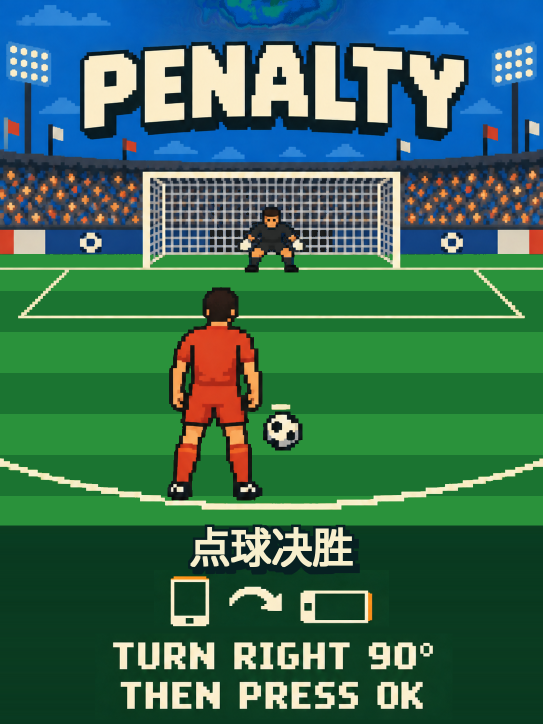
#> input picture assets/images/penalty/cover-source.png, 1086 x 1448 px (shown at 1/2 size)
$ python convert-penalty-cover.py
#> lines starting #> are read from the running program, lines starting #| are printed output that depends on the picture
#!/usr/bin/env python3
"""Build the approved cover into native RGB565 C data (Pillow required only here)."""
from pathlib import Path
from PIL import Image

ROOT = Path(__file__).resolve().parents[1]
ASSETS = ROOT / 'assets/images/penalty'


def main():
    source = Image.open(ASSETS / 'cover-source.png').convert('RGB')
#> source is the input picture: PIL image 1086x1448 RGB; mean R, G, B 57.7, 109.3, 86.8
    if source.width * 4 != source.height * 3:
        raise ValueError('Cover source must have the approved 3:4 aspect ratio')
    # Deterministic asset conversion, not runtime scaling/decoding.
    cover = source.resize((240, 320), Image.Resampling.NEAREST)
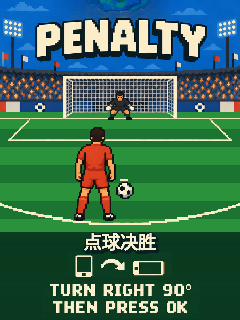
#> cover: PIL image 240x320 RGB; mean R, G, B 57.7, 109.2, 86.8
    cover.save(ASSETS / 'cover-240x320.png')
    rgb = cover.tobytes()
    pixels = [(r >> 3) << 11 | (g >> 2) << 5 | b >> 3
              for r, g, b in zip(rgb[0::3], rgb[1::3], rgb[2::3])]
#> pixels = 76800 items
    rows = [', '.join(f'0x{p:04x}' for p in pixels[i:i + 16]) for i in range(0, len(pixels), 16)]
    data = ('/* Generated by tools/convert-penalty-cover.py; do not edit. */\n'
            '#include <stdint.h>\n'
            'const uint16_t penalty_cover_pixels[240 * 320] = {\n    '
            + ',\n    '.join(rows) + '\n};\n')
    (ASSETS / 'cover_rgb565.c').write_text(data)
    print(f'Cover: 240 x 320 RGB565, {len(pixels) * 2} bytes in read-only Flash')
#| Cover: 240 x 320 RGB565, 153600 bytes in read-only Flash


if __name__ == '__main__':
    main()
